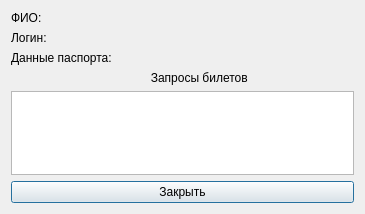
<?xml version="1.0" encoding="UTF-8"?>
<ui version="4.0">
 <class>MyInfoWindow</class>
 <widget class="QDialog" name="MyInfoWindow">
  <property name="geometry">
   <rect>
    <x>0</x>
    <y>0</y>
    <width>365</width>
    <height>214</height>
   </rect>
  </property>
  <property name="minimumSize">
   <size>
    <width>365</width>
    <height>214</height>
   </size>
  </property>
  <property name="maximumSize">
   <size>
    <width>365</width>
    <height>214</height>
   </size>
  </property>
  <property name="windowTitle">
   <string>Мои данные</string>
  </property>
  <property name="windowIcon">
   <iconset resource="icons.qrc">
    <normaloff>:/new/prefix1/icons1/samolet.jpg</normaloff>:/new/prefix1/icons1/samolet.jpg</iconset>
  </property>
  <layout class="QGridLayout" name="gridLayout">
   <item row="4" column="0">
    <widget class="QTableView" name="myTickets">
     <property name="editTriggers">
      <set>QAbstractItemView::NoEditTriggers</set>
     </property>
     <property name="showDropIndicator" stdset="0">
      <bool>false</bool>
     </property>
     <property name="dragDropOverwriteMode">
      <bool>false</bool>
     </property>
     <property name="selectionMode">
      <enum>QAbstractItemView::NoSelection</enum>
     </property>
     <property name="sortingEnabled">
      <bool>true</bool>
     </property>
    </widget>
   </item>
   <item row="5" column="0">
    <widget class="QPushButton" name="closeButton">
     <property name="text">
      <string>Закрыть</string>
     </property>
    </widget>
   </item>
   <item row="0" column="0">
    <widget class="QLabel" name="fullNameLabel">
     <property name="text">
      <string>ФИО:</string>
     </property>
    </widget>
   </item>
   <item row="1" column="0">
    <widget class="QLabel" name="loginLabel">
     <property name="text">
      <string>Логин:</string>
     </property>
    </widget>
   </item>
   <item row="2" column="0">
    <widget class="QLabel" name="passportLabel">
     <property name="text">
      <string>Данные паспорта:</string>
     </property>
    </widget>
   </item>
   <item row="3" column="0">
    <widget class="QLabel" name="label_4">
     <property name="text">
      <string>                                          Запросы билетов</string>
     </property>
    </widget>
   </item>
  </layout>
 </widget>
 <resources>
  <include location="icons.qrc"/>
 </resources>
 <connections>
  <connection>
   <sender>closeButton</sender>
   <signal>clicked()</signal>
   <receiver>MyInfoWindow</receiver>
   <slot>close()</slot>
   <hints>
    <hint type="sourcelabel">
     <x>199</x>
     <y>279</y>
    </hint>
    <hint type="destinationlabel">
     <x>199</x>
     <y>149</y>
    </hint>
   </hints>
  </connection>
 </connections>
</ui>
